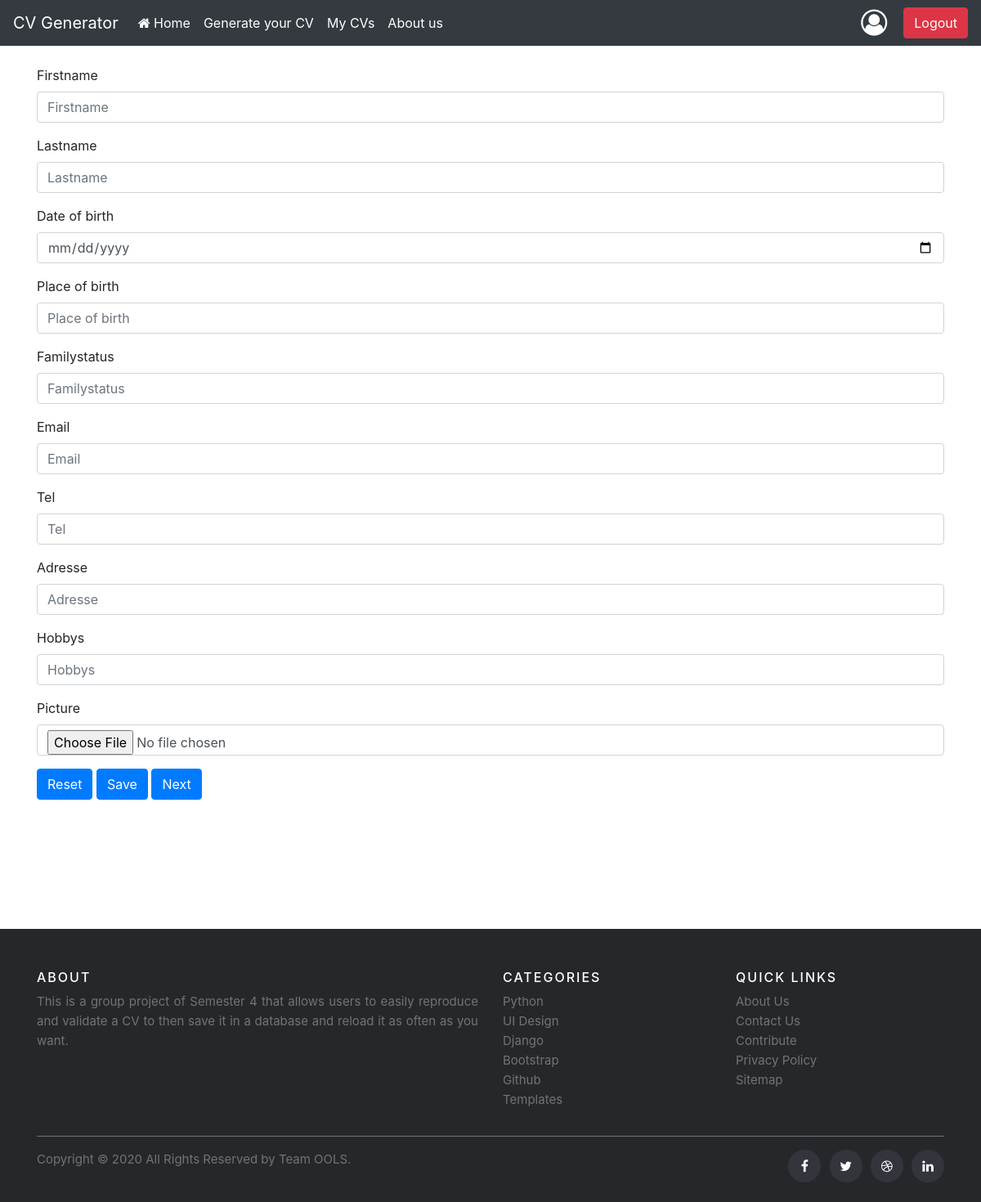
Page /data/ (signed in) on the earlier database version.
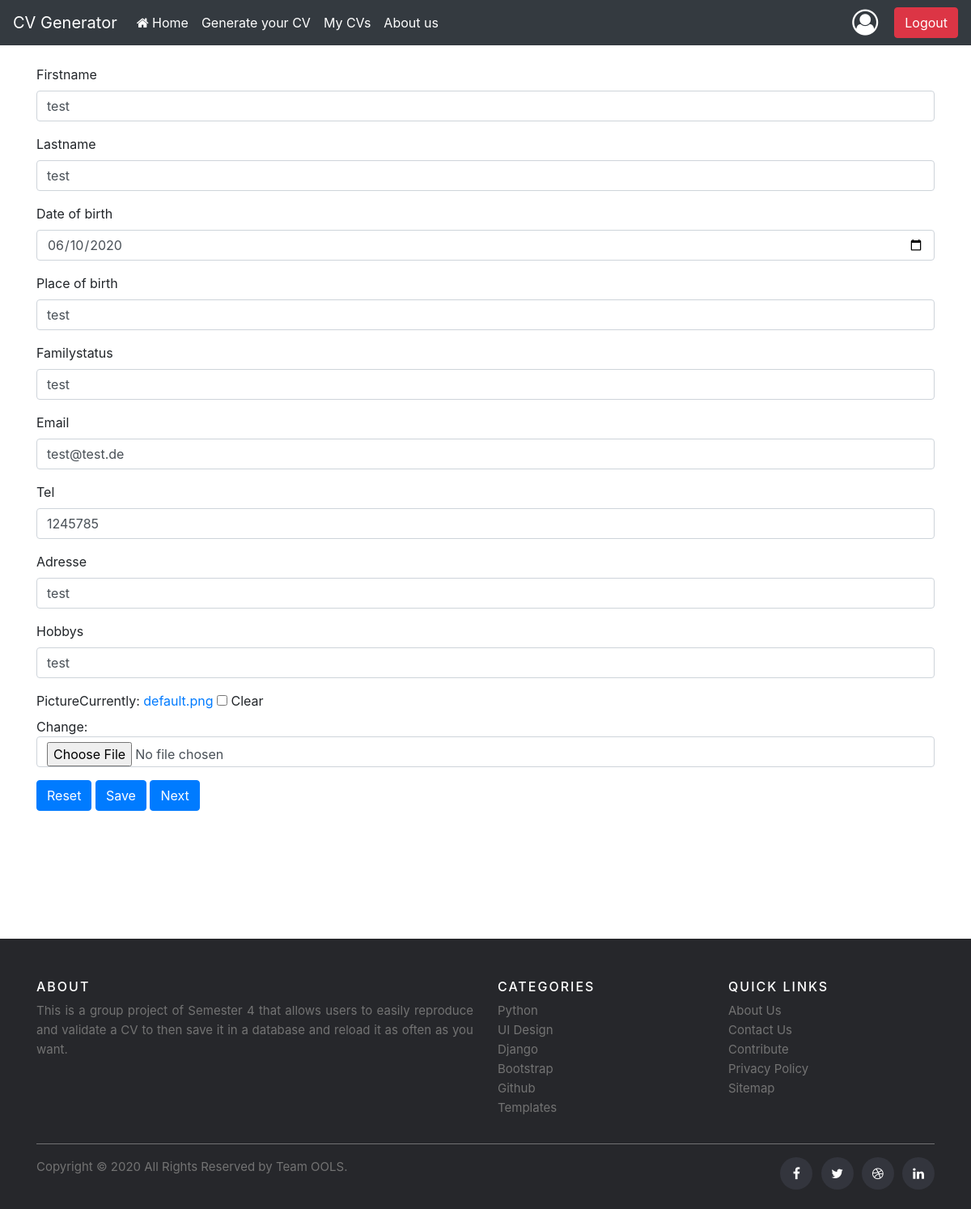
Same page on the later database version.
### cvsite/models.py (models this page shows, shortened)
class Data(models.Model):
    firstname = models.CharField(max_length=30, blank=False)
    lastname = models.CharField(max_length=30, blank=False)
    date_of_birth = models.DateField(blank=False)  # Wie aendern sie sich?
    place_of_birth = models.CharField(max_length=30, blank=False)
    familystatus = models.CharField(max_length=30, blank=False)
    email = models.EmailField(blank=False)
    tel = models.CharField(blank=False, unique=True, max_length=30)
    adresse = models.CharField(max_length=30, blank=False)
    hobbys = models.CharField(max_length=80, blank=False)  # Wie werden Sie eingegeben # könnte leer sein
    picture = models.ImageField(default='default.png', blank=True)
    user = models.ForeignKey(User, default=None, on_delete=models.CASCADE)

### cvsite/views.py (the view)
# urls.py: path('data/', data_view, name='user_data'),
@login_required(login_url="/login")
def data_view(request):
    user1 = request.user
    if request.method == 'POST':
        form = DataForm(request.POST, request.FILES)
        if form.is_valid():
            dt = form.save(commit=False)
            dt.user = request.user
            dt.save()
            messages.success(request, 'Data saved')
            data_id = dt.id
            return redirect('language', data=data_id)
    else:
        try:
            du = Data.objects.get(user=user1)
            form = DataForm(instance=du)
        except Data.DoesNotExist:
            form = DataForm()
    return render(request, 'user_data.html', {'form': form})

### cvsite/forms.py
class DataForm(forms.ModelForm):
    class Meta:
        model = Data
        fields = '__all__'
        widgets = {'date_of_birth': DateInput()}
        exclude = ['user']

### templates/user_data.html (shortened to what this page needs)
{% extends 'base.html' %}
{% load bootstrap4 %}
{% block content %}
    <form action="" method="post" enctype="multipart/form-data">
        {% bootstrap_form form %}
        <button type="reset" class="btn btn-primary mb-2">Reset</button>
        <button type="submit" class="btn btn-primary mb-2">Save</button>
        <a href="{% url 'next_data' %}" class="btn btn-primary mb-2">Next</a>
    </form>
{% endblock %}

Differences in the rows shown:
added Data: firstname "test", lastname "test", date_of_birth "06/10/2020", place_of_birth "test", familystatus "test", email "test@test.de", tel "1245785", adresse "test", hobbys "test"
Other differences:
form field bootstrap_form: (not shown) → "☐"
text no longer shown: "Firstname Lastname Date of birth Place of birth Familystatus Email Tel Adresse Hobbys Picture"
text now shown: "Firstname Lastname Date of birth Place of birth Familystatus Email Tel Adresse Hobbys Picture Currently: default.png Clear Change:"
